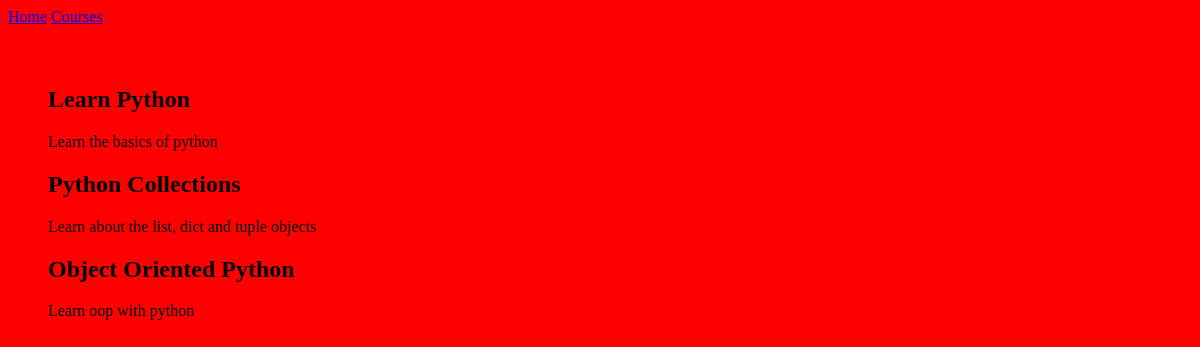
Page /courses/ on the earlier database version.
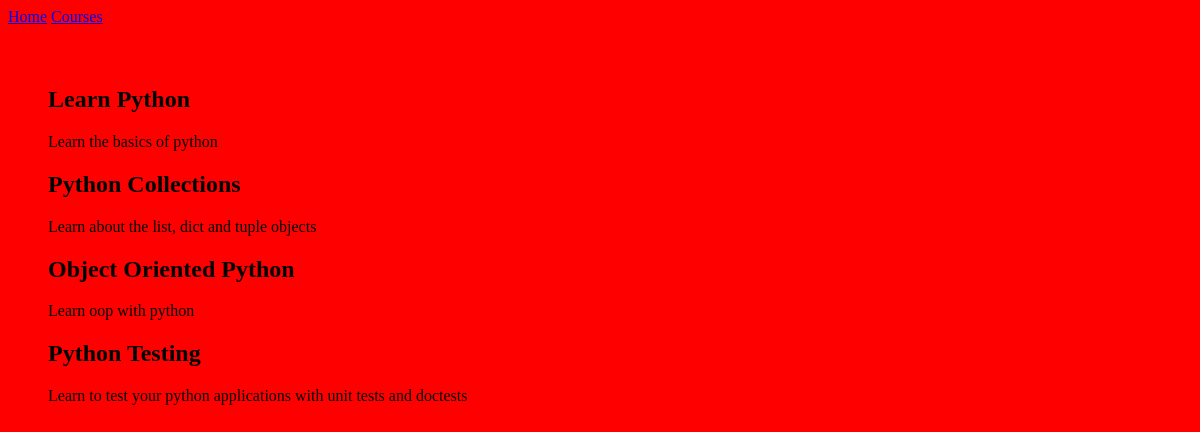
Same page on the later database version.
### courses/models.py (models this page shows, shortened)
class Course(models.Model):
    created_at = models.DateTimeField(auto_now_add=True)
    title = models.CharField(max_length=255)
    description = models.TextField()

### courses/views.py (the view)
def course_list(request):
    courses = Course.objects.all()
    return render(request, 'courses/course_list.html', {'courses': courses})

### courses/templates/courses/course_list.html (shortened to what this page needs)
{% extends "layout.html" %}
{% block content %}
{% for course in courses %}
<h2>{{ course.title }}</h2>
<p>{{ course.description }}</p>
{% endfor %}
{% endblock %}

Differences in the rows shown:
added Course: title "Python Testing", description "Learn to test your python applications with unit tests and doctests"
